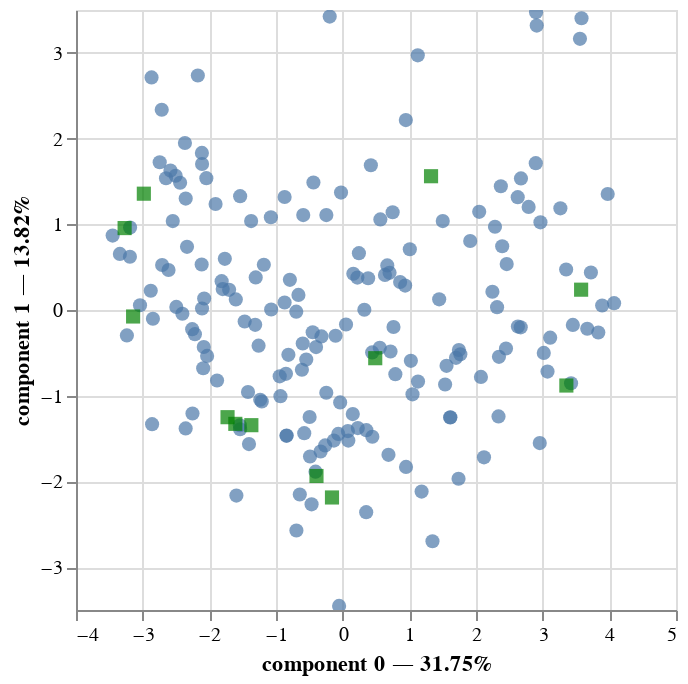

Source (notebook cell):
### Markdown cell above
Above we only considered the mean value of each phenotype within each age group.  We can also consider the dispersion, as measured by the standard deviation (SD).

### Code cell
pca = prince.PCA(n_components=2)
pca = pca.fit(dc)
pca.plot(dc)

### Figure 1 — Vega-Lite specification as saved in the notebook (floating-point values rounded to 4 significant figures; data arrays with more than 128 entries replaced by an {"elided": "..."} marker saying what was removed)
{"config": {"view": {"continuousWidth": 300, "continuousHeight": 300}}, "layer": [{"data": {"name": "data-c48f31e30dbc41a06275a05ea81d98ed"}, "mark": {"type": "circle", "size": 50}, "encoding": {"tooltip": [{"field": "index", "type": "nominal"}, {"field": "component 0", "type": "quantitative"}, {"field": "component 1", "type": "quantitative"}], "x": {"axis": {"title": "component 0 — 31.75%"}, "field": "component 0", "scale": {"zero": false}, "type": "quantitative"}, "y": {"axis": {"title": "component 1 — 13.82%"}, "field": "component 1", "scale": {"zero": false}, "type": "quantitative"}}, "name": "view_11"}, {"data": {"name": "data-b4695ccc45ba5818628b40bb0ca5e903"}, "mark": {"type": "square", "color": "green", "size": 50}, "encoding": {"tooltip": [{"field": "variable", "type": "nominal"}], "x": {"field": "component 0", "scale": {"zero": false}, "type": "quantitative"}, "y": {"field": "component 1", "scale": {"zero": false}, "type": "quantitative"}}}], "params": [{"name": "param_11", "select": {"type": "interval", "encodings": ["x", "y"]}, "bind": "scales", "views": ["view_11"]}], "$schema": "https://vega.github.io/schema/vega-lite/v5.20.1.json", "datasets": {"data-c48f31e30dbc41a06275a05ea81d98ed": {"elided": "182 records"}, "data-b4695ccc45ba5818628b40bb0ca5e903": [{"variable": "3_mn", "component 0": -3.271, "component 1": 0.9558, "label": "3_mn"}, {"variable": "5_mn", "component 0": -2.982, "component 1": 1.357, "label": "5_mn"}, {"variable": "8_mn", "component 0": -3.143, "component 1": -0.07565, "label": "8_mn"}, {"variable": "14_mn", "component 0": -0.3927, "component 1": -1.937, "label": "14_mn"}, {"variable": "20_mn", "component 0": 3.577, "component 1": 0.237, "label": "20_mn"}, {"variable": "26_mn", "component 0": 3.355, "component 1": -0.8811, "label": "26_mn"}, {"variable": "3_sd", "component 0": -1.37, "component 1": -1.344, "label": "3_sd"}, {"variable": "5_sd", "component 0": -1.727, "component 1": -1.25, "label": "5_sd"}, {"variable": "8_sd", "component 0": -1.61, "component 1": -1.328, "label": "8_sd"}, {"variable": "14_sd", "component 0": -0.1603, "component 1": -2.187, "label": "14_sd"}, {"variable": "20_sd", "component 0": 1.326, "component 1": 1.561, "label": "20_sd"}, {"variable": "26_sd", "component 0": 0.4886, "component 1": -0.5623, "label": "26_sd"}]}}
